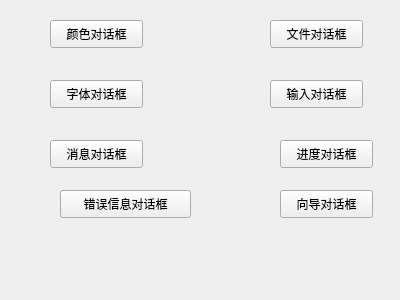
<?xml version="1.0" encoding="UTF-8"?>
<ui version="4.0">
 <class>MyWidget</class>
 <widget class="QWidget" name="MyWidget">
  <property name="geometry">
   <rect>
    <x>0</x>
    <y>0</y>
    <width>400</width>
    <height>300</height>
   </rect>
  </property>
  <property name="windowTitle">
   <string>MyWidget</string>
  </property>
  <widget class="QPushButton" name="pushButton">
   <property name="geometry">
    <rect>
     <x>50</x>
     <y>20</y>
     <width>93</width>
     <height>28</height>
    </rect>
   </property>
   <property name="text">
    <string>颜色对话框</string>
   </property>
  </widget>
  <widget class="QPushButton" name="pushButton_2">
   <property name="geometry">
    <rect>
     <x>270</x>
     <y>20</y>
     <width>93</width>
     <height>28</height>
    </rect>
   </property>
   <property name="text">
    <string>文件对话框</string>
   </property>
  </widget>
  <widget class="QPushButton" name="pushButton_3">
   <property name="geometry">
    <rect>
     <x>50</x>
     <y>80</y>
     <width>93</width>
     <height>28</height>
    </rect>
   </property>
   <property name="text">
    <string>字体对话框</string>
   </property>
  </widget>
  <widget class="QPushButton" name="pushButton_4">
   <property name="geometry">
    <rect>
     <x>270</x>
     <y>80</y>
     <width>93</width>
     <height>28</height>
    </rect>
   </property>
   <property name="text">
    <string>输入对话框</string>
   </property>
  </widget>
  <widget class="QPushButton" name="pushButton_5">
   <property name="geometry">
    <rect>
     <x>50</x>
     <y>140</y>
     <width>93</width>
     <height>28</height>
    </rect>
   </property>
   <property name="text">
    <string>消息对话框</string>
   </property>
  </widget>
  <widget class="QPushButton" name="pushButton_6">
   <property name="geometry">
    <rect>
     <x>280</x>
     <y>140</y>
     <width>93</width>
     <height>28</height>
    </rect>
   </property>
   <property name="text">
    <string>进度对话框</string>
   </property>
  </widget>
  <widget class="QPushButton" name="pushButton_7">
   <property name="geometry">
    <rect>
     <x>60</x>
     <y>190</y>
     <width>131</width>
     <height>28</height>
    </rect>
   </property>
   <property name="text">
    <string>错误信息对话框</string>
   </property>
  </widget>
  <widget class="QPushButton" name="pushButton_8">
   <property name="geometry">
    <rect>
     <x>280</x>
     <y>190</y>
     <width>93</width>
     <height>28</height>
    </rect>
   </property>
   <property name="text">
    <string>向导对话框</string>
   </property>
  </widget>
 </widget>
 <layoutdefault spacing="6" margin="11"/>
 <resources/>
 <connections/>
</ui>
